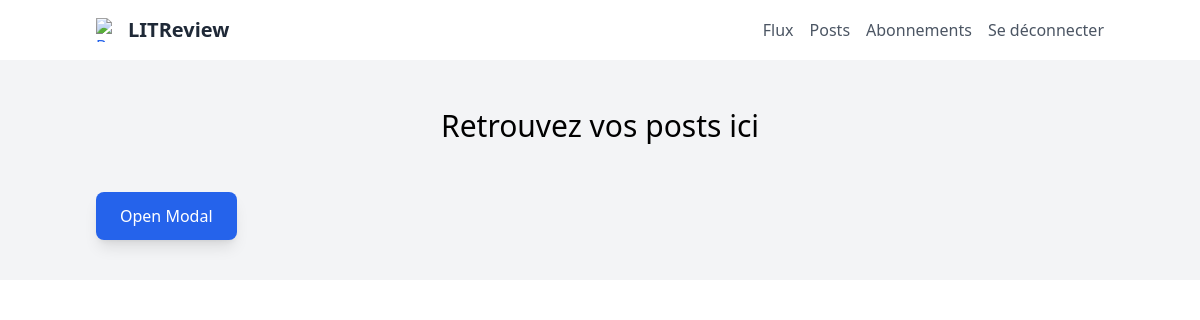
/posts/ (signed in), run on an earlier commit of the app's database.
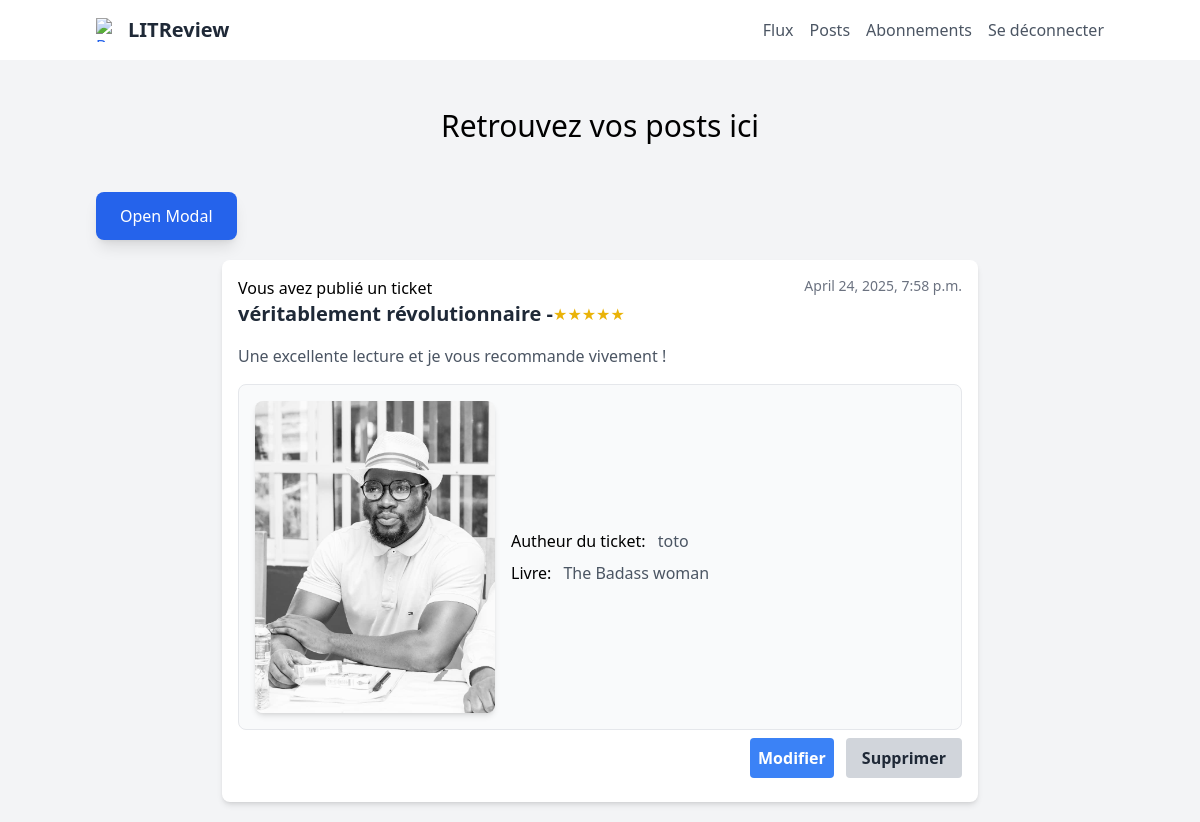
And on a later commit of the database.
### ticket/models.py (models this page shows)
class Ticket(models.Model):
    photo = models.ForeignKey(Photo, null=True, on_delete=models.SET_NULL, blank=True)
    title = models.CharField(max_length=128)
    content = models.CharField(max_length=5000)
    author = models.ForeignKey(settings.AUTH_USER_MODEL, on_delete=models.CASCADE)
    date_created = models.DateTimeField(auto_now_add=True)
    starred = models.BooleanField(default=False)
    delete = models.BooleanField(default=False)

class Photo(models.Model):
    image = models.ImageField()
    uploader = models.ForeignKey(settings.AUTH_USER_MODEL, on_delete=models.CASCADE)
    date_created = models.DateTimeField(auto_now_add=True)

### authentication/models.py (models this page shows)
class User(AbstractUser):
    ROLE_CHOICES = (
        ('user', 'Utilisateur'),
        ('admin', 'Administrateur'),
    )
    role = models.CharField(max_length=10, choices=ROLE_CHOICES, default='user', verbose_name='Rôle')

### ticket/views.py (the view)
# urls.py: path('posts/', ticket.views.posts, name='posts'),
@login_required
def posts(request):
    tickets = models.Ticket.objects.filter(author=request.user,delete=False)
    context = {'tickets': tickets}
    return render(request, 'ticket/posts.html', context)

### ticket/templates/ticket/posts.html (shortened to what this page needs)
{% extends 'base.html' %}
{% load static %}
{% block content %}
<!DOCTYPE html>
<html lang="fr">
<head>
    <script src="https://cdn.tailwindcss.com"></script>
</head>
<body>
    <nav class="flex flex-wrap items-center justify-between py-4 px-24 bg-white shadow-md">
        <div class="flex items-center space-x-2">
            <img
                src="https://cdn-icons-png.flaticon.com/128/3479/3479930.png"
                alt="Book icon"
                class="w-6 h-6 text-blue-600"
            >
            <span class="text-xl font-bold text-gray-800">LITReview</span>
        </div>
        <div class="hidden w-full md:flex md:w-auto md:space-x-4 md:block" id="mobile-menu">
            <div class="flex flex-col md:flex-row space-y-2 md:space-y-0 md:space-x-4">
                <a href="#" class="text-gray-600 hover:text-blue-600 block md:inline">Flux</a>
                <a href="#" class="text-gray-600 hover:text-blue-600 block md:inline">Posts</a>
                <a href="#" class="text-gray-600 hover:text-blue-600 block md:inline">Abonnements</a>
                <a href="{% url 'logout' %}" class="text-gray-600 hover:text-blue-600 block md:inline">Se déconnecter</a>
            </div>
        </div>
    </nav>
 <div class="px-24 bg-gray-100">
    <p class="text-3xl py-12 flex justify-center">Retrouvez vos posts ici</p>
    <button onclick="modal.showModal()" class="px-6 py-3 text-white bg-blue-600 rounded-lg shadow-lg hover:bg-blue-700 transition">
        Open Modal
      </button>
    <div class="ticket-section flex flex-wrap justify-center gap-4 py-5 ">
        {% if message != None %}
				<p class="message">{{ message }}</p>
		{% else %}
        {% for ticket in tickets %}
				{% if ticket.author == request.user %}
        <div class="bg-white shadow-md rounded-lg p-4 md:w-3/4 ">
            <div class="flex justify-between">
                <p class="author">Vous avez publié un ticket</p>
                <span class="text-gray-500 text-sm">{{ ticket.date_created }}</span>
            </div>
            <div class="md:flex justify-between items-center mb-4">
                <div class="md:flex items-center">
                    <h2 class="text-xl font-bold text-gray-800">véritablement révolutionnaire - </h2>
                    <span class="text-yellow-500 mr-2">★★★★★</span>
                </div>
            </div>
            <p class="text-gray-600 mb-4 review_comment">Une excellente lecture et je vous recommande vivement !</p>
            <div class="md:flex items-center border rounded-lg p-4 bg-gray-50 space-x-4 w-100">
                <img
                    src="{{ ticket.photo.image.url }}"
                    alt="Ticket image"
                    class="w-60 h-auto rounded-lg shadow-md"
                >
                <div>
                    <div class="mb-2">
                        <span class="font-medium mr-2">Autheur du ticket:</span>
                        <span class="text-gray-600">{{ ticket.author }}</span>
                    </div>
                    <div>
                        <span class="font-medium mr-2">Livre:</span>
                        <span class="text-gray-600">{{ ticket.title }}</span>
                    </div>
                </div>
            </div>
            <div class="button flex justify-end gap-3 py-2">
                <a href="" class="bg-blue-500 hover:bg-blue-700 text-white font-bold py-2 px-2 rounded"><button>Modifier</button></a>
                <form method="POST" action="{% url 'ticket_delete' ticket.id %}">
                    <button class="delete bg-gray-300 hover:bg-gray-400 text-gray-800 font-bold py-2 px-4 rounded"  type="submit">Supprimer</button>
                </form>
            </div>
        </div>
        {% endif %}
        {% endfor %}
    {% endif %}
    </div>
 </div>
</body>
</html>
{% endblock content %}

What changed in the data, as far as the page shows it:
added Ticket: date_created "April 24, 2025, 7:58 p.m.", photo.image (picture), author "toto", title "The Badass woman"
